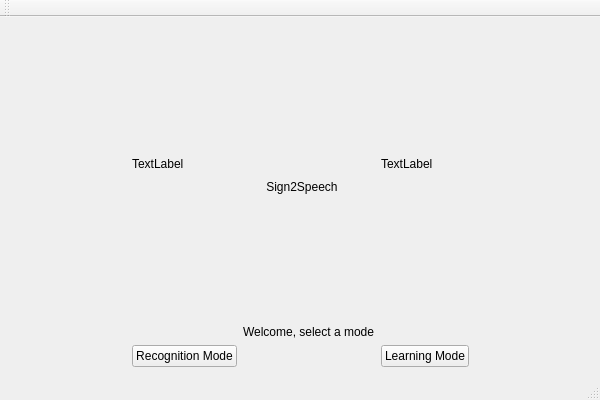
<?xml version="1.0" encoding="UTF-8"?>
<ui version="4.0">
 <class>Sign2SpeechPrototypeClass</class>
 <widget class="QMainWindow" name="Sign2SpeechPrototypeClass">
  <property name="geometry">
   <rect>
    <x>0</x>
    <y>0</y>
    <width>600</width>
    <height>400</height>
   </rect>
  </property>
  <property name="windowTitle">
   <string>Sign2SpeechPrototype</string>
  </property>
  <widget class="QWidget" name="centralWidget">
   <layout class="QGridLayout" name="gridLayout">
    <item row="0" column="0">
     <spacer name="horizontalSpacer_3">
      <property name="orientation">
       <enum>Qt::Horizontal</enum>
      </property>
      <property name="sizeHint" stdset="0">
       <size>
        <width>40</width>
        <height>20</height>
       </size>
      </property>
     </spacer>
    </item>
    <item row="0" column="1">
     <layout class="QGridLayout" name="gridLayout_3"/>
    </item>
    <item row="2" column="2">
     <widget class="QLabel" name="label">
      <property name="text">
       <string>       Sign2Speech</string>
      </property>
     </widget>
    </item>
    <item row="0" column="3">
     <layout class="QGridLayout" name="gridLayout_4"/>
    </item>
    <item row="1" column="3">
     <widget class="QLabel" name="labelRecognition">
      <property name="text">
       <string>TextLabel</string>
      </property>
     </widget>
    </item>
    <item row="5" column="1">
     <widget class="QPushButton" name="pushButtonRecognition">
      <property name="text">
       <string>Recognition Mode</string>
      </property>
     </widget>
    </item>
    <item row="1" column="1">
     <widget class="QLabel" name="labelIntel">
      <property name="text">
       <string>TextLabel</string>
      </property>
     </widget>
    </item>
    <item row="3" column="2">
     <spacer name="verticalSpacer">
      <property name="orientation">
       <enum>Qt::Vertical</enum>
      </property>
      <property name="sizeHint" stdset="0">
       <size>
        <width>20</width>
        <height>40</height>
       </size>
      </property>
     </spacer>
    </item>
    <item row="5" column="3">
     <widget class="QPushButton" name="pushButtonLearning">
      <property name="text">
       <string>Learning Mode</string>
      </property>
     </widget>
    </item>
    <item row="0" column="2">
     <spacer name="verticalSpacer_2">
      <property name="orientation">
       <enum>Qt::Vertical</enum>
      </property>
      <property name="sizeHint" stdset="0">
       <size>
        <width>20</width>
        <height>40</height>
       </size>
      </property>
     </spacer>
    </item>
    <item row="4" column="2">
     <widget class="QLabel" name="label_2">
      <property name="text">
       <string>Welcome, select a mode</string>
      </property>
     </widget>
    </item>
    <item row="0" column="4">
     <spacer name="horizontalSpacer_4">
      <property name="orientation">
       <enum>Qt::Horizontal</enum>
      </property>
      <property name="sizeHint" stdset="0">
       <size>
        <width>40</width>
        <height>20</height>
       </size>
      </property>
     </spacer>
    </item>
    <item row="1" column="0">
     <spacer name="horizontalSpacer">
      <property name="orientation">
       <enum>Qt::Horizontal</enum>
      </property>
      <property name="sizeHint" stdset="0">
       <size>
        <width>40</width>
        <height>20</height>
       </size>
      </property>
     </spacer>
    </item>
    <item row="1" column="4">
     <spacer name="horizontalSpacer_2">
      <property name="orientation">
       <enum>Qt::Horizontal</enum>
      </property>
      <property name="sizeHint" stdset="0">
       <size>
        <width>40</width>
        <height>20</height>
       </size>
      </property>
     </spacer>
    </item>
    <item row="5" column="0">
     <spacer name="horizontalSpacer_5">
      <property name="orientation">
       <enum>Qt::Horizontal</enum>
      </property>
      <property name="sizeHint" stdset="0">
       <size>
        <width>40</width>
        <height>20</height>
       </size>
      </property>
     </spacer>
    </item>
    <item row="5" column="2">
     <spacer name="horizontalSpacer_6">
      <property name="orientation">
       <enum>Qt::Horizontal</enum>
      </property>
      <property name="sizeHint" stdset="0">
       <size>
        <width>40</width>
        <height>20</height>
       </size>
      </property>
     </spacer>
    </item>
    <item row="5" column="4">
     <spacer name="horizontalSpacer_7">
      <property name="orientation">
       <enum>Qt::Horizontal</enum>
      </property>
      <property name="sizeHint" stdset="0">
       <size>
        <width>40</width>
        <height>20</height>
       </size>
      </property>
     </spacer>
    </item>
    <item row="3" column="1">
     <spacer name="verticalSpacer_3">
      <property name="orientation">
       <enum>Qt::Vertical</enum>
      </property>
      <property name="sizeHint" stdset="0">
       <size>
        <width>20</width>
        <height>40</height>
       </size>
      </property>
     </spacer>
    </item>
    <item row="3" column="3">
     <spacer name="verticalSpacer_4">
      <property name="orientation">
       <enum>Qt::Vertical</enum>
      </property>
      <property name="sizeHint" stdset="0">
       <size>
        <width>20</width>
        <height>40</height>
       </size>
      </property>
     </spacer>
    </item>
    <item row="1" column="2">
     <spacer name="horizontalSpacer_8">
      <property name="orientation">
       <enum>Qt::Horizontal</enum>
      </property>
      <property name="sizeHint" stdset="0">
       <size>
        <width>40</width>
        <height>20</height>
       </size>
      </property>
     </spacer>
    </item>
   </layout>
  </widget>
  <widget class="QMenuBar" name="menuBar">
   <property name="geometry">
    <rect>
     <x>0</x>
     <y>0</y>
     <width>600</width>
     <height>21</height>
    </rect>
   </property>
  </widget>
  <widget class="QToolBar" name="mainToolBar">
   <attribute name="toolBarArea">
    <enum>TopToolBarArea</enum>
   </attribute>
   <attribute name="toolBarBreak">
    <bool>false</bool>
   </attribute>
  </widget>
  <widget class="QStatusBar" name="statusBar"/>
 </widget>
 <layoutdefault spacing="6" margin="11"/>
 <resources>
  <include location="sign2speechprototype.qrc"/>
 </resources>
 <connections/>
</ui>
